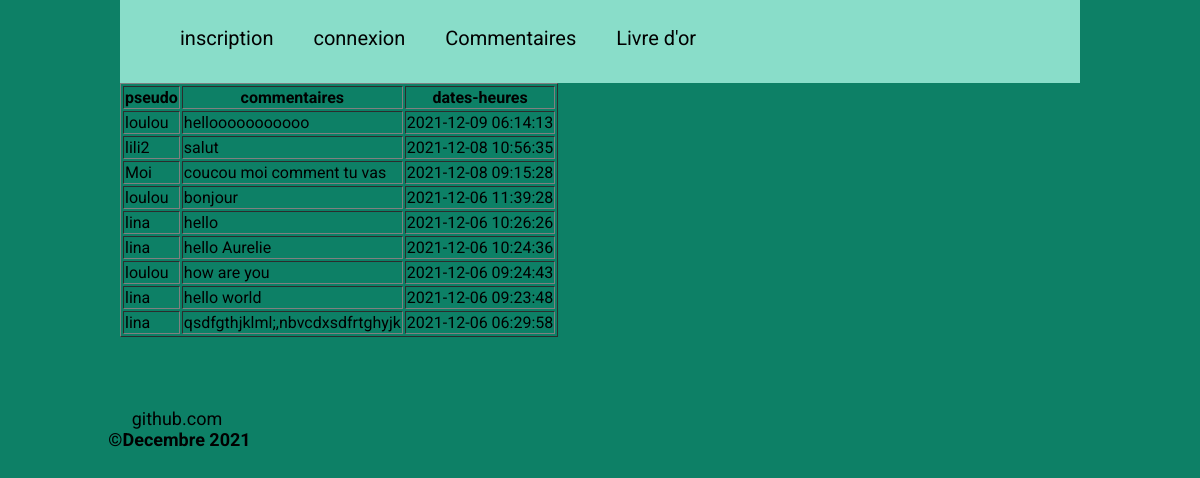
Screenshot of /livre-or.php with the database file from the repository.
### tables this page shows
CREATE TABLE IF NOT EXISTS `commentaires` (
  `id` int(11) NOT NULL AUTO_INCREMENT,
  `commentaire` text NOT NULL,
  `id_utilisateur` int(11) NOT NULL,
  `date` datetime NOT NULL,
  PRIMARY KEY (`id`)
);

CREATE TABLE IF NOT EXISTS `utilisateurs` (
  `id` int(11) NOT NULL AUTO_INCREMENT,
  `login` varchar(255) NOT NULL,
  `password` varchar(255) NOT NULL,
  PRIMARY KEY (`id`)
);

### livre-or.php (the view, shortened to what this page needs)
<?php
include'connect.php';
?>
<?php require('header.php'); ?>
<?php
    $requete = mysqli_query($bdd, "SELECT commentaires.commentaire, utilisateurs.login, date FROM commentaires INNER JOIN utilisateurs ON commentaires.id_utilisateur = utilisateurs.id ORDER BY date DESC LIMIT 10");
    $result= mysqli_fetch_all($requete, MYSQLI_ASSOC);
?>
<!DOCTYPE html>
<html lang="en">
<head>
</head>
<body>
   <table border="1px">
        <tr>
            <th>pseudo</th>
            <th>commentaires</th>
            <th>dates-heures</th>
        </tr>
        <?php foreach($result as $value){
        echo '
         <tr>
            <td>'. $value['login'].'</td>
            <td>'. $value['commentaire'].'</td>
            <td>'. $value['date'].'</td>
        </tr>';
    }
    ?>
    </table>
</body>
<?php require ('footer.php') ?>
</html>

### header.php (shortened to what this page needs)
<!DOCTYPE html>
<html lang="en">
<head>
    <link rel="stylesheet" href="./style.css">
</head>
<body>
  <header>
    <nav>
      <ul class="liste-items">
      <?php
        if(!isset($_SESSION['user'])){
        echo ('<li class="items"><a class="lien", href="inscription.php">inscription</a></li>');
        }else{ echo "";
        }?>
        <?php
        if(!isset($_SESSION['user'])){
        echo ('<li class="items"><a class="lien", href="connexion.php">connexion</a></li>');
        }else{ echo "";}?>
        <li class="items-liste"><a class="lien", href="commentaire.php">Commentaires </a></li>
        <li class="items-liste"><a class="lien", href="livre-or.php">Livre d'or </a></li>
      </ul>
     </nav>
  </header>
</body>
</html>

### footer.php (shortened to what this page needs)
<!DOCTYPE html>
<html lang="en">
<head>
    <link rel="stylesheet" href="style.css">
</head>
     <body>
     <footer>
  <footer>
        <a href="https://github.com/rhalida-adjeroud/livre-or.git">github.com</a></p>
        <h2 class="h2">&copy;Decembre 2021</h2>
    </footer>
</body>
</html>

### style.css (style rules this page uses)
body { margin: 5% 10%; font-family: 'Roboto', sans-serif; background-color: #0d8066; }
nav { display: flex; flex-wrap: wrap; justify-content: space-between; width: 100%; }
a { text-decoration: none; color: black; }
footer { margin-top: 30px; display: flex; flex-wrap: wrap; justify-content: space-between; color: black; }
footer a { margin: 5%; margin-right: 50%; font-size: 18px; }
.h2 { margin: -5%; margin-right: 40%; justify-content: space-between; font-size: 18px; }
nav { margin-top: -7%; display: flex; flex-wrap: wrap; justify-content: space-between; width: 100%; height: 50%; background: #89ddc9; }
nav a { margin: 20px; text-decoration: none; color: black; }
.liste-items { display: flex; flex-wrap: wrap; list-style-type: none; height: 100%; line-height: 50px; font-size: 20px; }

### rows the page displays
commentaires: id_utilisateur.login "loulou", commentaire "hellooooooooooo", date "2021-12-09 06:14:13"
commentaires: id_utilisateur.login "lili2", commentaire "salut", date "2021-12-08 10:56:35"
commentaires: id_utilisateur.login "Moi", commentaire "coucou moi comment tu vas", date "2021-12-08 09:15:28"
commentaires: id_utilisateur.login "loulou", commentaire "bonjour", date "2021-12-06 11:39:28"
commentaires: id_utilisateur.login "lina", commentaire "hello", date "2021-12-06 10:26:26"
commentaires: id_utilisateur.login "lina", commentaire "hello Aurelie", date "2021-12-06 10:24:36"
commentaires: id_utilisateur.login "loulou", commentaire "how are you", date "2021-12-06 09:24:43"
commentaires: id_utilisateur.login "lina", commentaire "hello world", date "2021-12-06 09:23:48"
commentaires: id_utilisateur.login "lina", commentaire "qsdfgthjklml;,nbvcdxsdfrtghyjk", date "2021-12-06 06:29:58"
